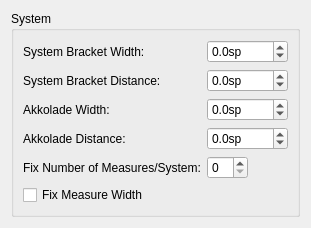
     <widget class="QWidget" name="Seite4">
      <layout class="QVBoxLayout" name="verticalLayout_3">
       <property name="spacing">
        <number>0</number>
       </property>
       <item>
        <widget class="QGroupBox" name="groupBox_2">
         <property name="title">
          <string>System</string>
         </property>
         <property name="flat">
          <bool>false</bool>
         </property>
         <layout class="QVBoxLayout" name="verticalLayout_2">
          <item>
           <layout class="QFormLayout" name="formLayout">
            <property name="fieldGrowthPolicy">
             <enum>QFormLayout::ExpandingFieldsGrow</enum>
            </property>
            <item row="1" column="0">
             <widget class="QLabel" name="label_52">
              <property name="text">
               <string>System Bracket Distance:</string>
              </property>
             </widget>
            </item>
            <item row="1" column="1">
             <widget class="QDoubleSpinBox" name="bracketDistance">
              <property name="sizePolicy">
               <sizepolicy hsizetype="Preferred" vsizetype="Fixed">
                <horstretch>0</horstretch>
                <verstretch>0</verstretch>
               </sizepolicy>
              </property>
              <property name="suffix">
               <string>sp</string>
              </property>
              <property name="decimals">
               <number>1</number>
              </property>
              <property name="minimum">
               <double>-1000.000000000000000</double>
              </property>
              <property name="maximum">
               <double>1000.000000000000000</double>
              </property>
              <property name="singleStep">
               <double>0.100000000000000</double>
              </property>
             </widget>
            </item>
            <item row="3" column="0">
             <widget class="QLabel" name="label_90">
              <property name="text">
               <string>Akkolade Distance:</string>
              </property>
             </widget>
            </item>
            <item row="4" column="0">
             <widget class="QLabel" name="label_29">
              <property name="text">
               <string>Fix Number of Measures/System:</string>
              </property>
             </widget>
            </item>
            <item row="4" column="1">
             <widget class="QSpinBox" name="fixNumberMeasures"/>
            </item>
            <item row="5" column="0">
             <widget class="QCheckBox" name="fixMeasureWidth">
              <property name="text">
               <string>Fix Measure Width</string>
              </property>
             </widget>
            </item>
            <item row="3" column="1">
             <widget class="QDoubleSpinBox" name="akkoladeBarDistance">
              <property name="suffix">
               <string extracomment="spatium unit">sp</string>
              </property>
              <property name="decimals">
               <number>1</number>
              </property>
              <property name="minimum">
               <double>-1000.000000000000000</double>
              </property>
              <property name="maximum">
               <double>1000.000000000000000</double>
              </property>
             </widget>
            </item>
            <item row="0" column="0">
             <widget class="QLabel" name="label_91">
              <property name="text">
               <string>System Bracket Width:</string>
              </property>
             </widget>
            </item>
            <item row="2" column="0">
             <widget class="QLabel" name="label_92">
              <property name="text">
               <string>Akkolade Width:</string>
              </property>
             </widget>
            </item>
            <item row="2" column="1">
             <widget class="QDoubleSpinBox" name="akkoladeWidth">
              <property name="suffix">
               <string extracomment="spatium unit">sp</string>
              </property>
              <property name="decimals">
               <number>1</number>
              </property>
              <property name="minimum">
               <double>-1000.000000000000000</double>
              </property>
              <property name="maximum">
               <double>1000.000000000000000</double>
              </property>
             </widget>
            </item>
            <item row="0" column="1">
             <widget class="QDoubleSpinBox" name="bracketWidth">
              <property name="suffix">
               <string extracomment="spatium unit">sp</string>
              </property>
              <property name="decimals">
               <number>1</number>
              </property>
              <property name="minimum">
               <double>-1000.000000000000000</double>
              </property>
              <property name="maximum">
               <double>1000.000000000000000</double>
              </property>
             </widget>
            </item>
           </layout>
          </item>
         </layout>
        </widget>
       </item>
      </layout>
     </widget>
